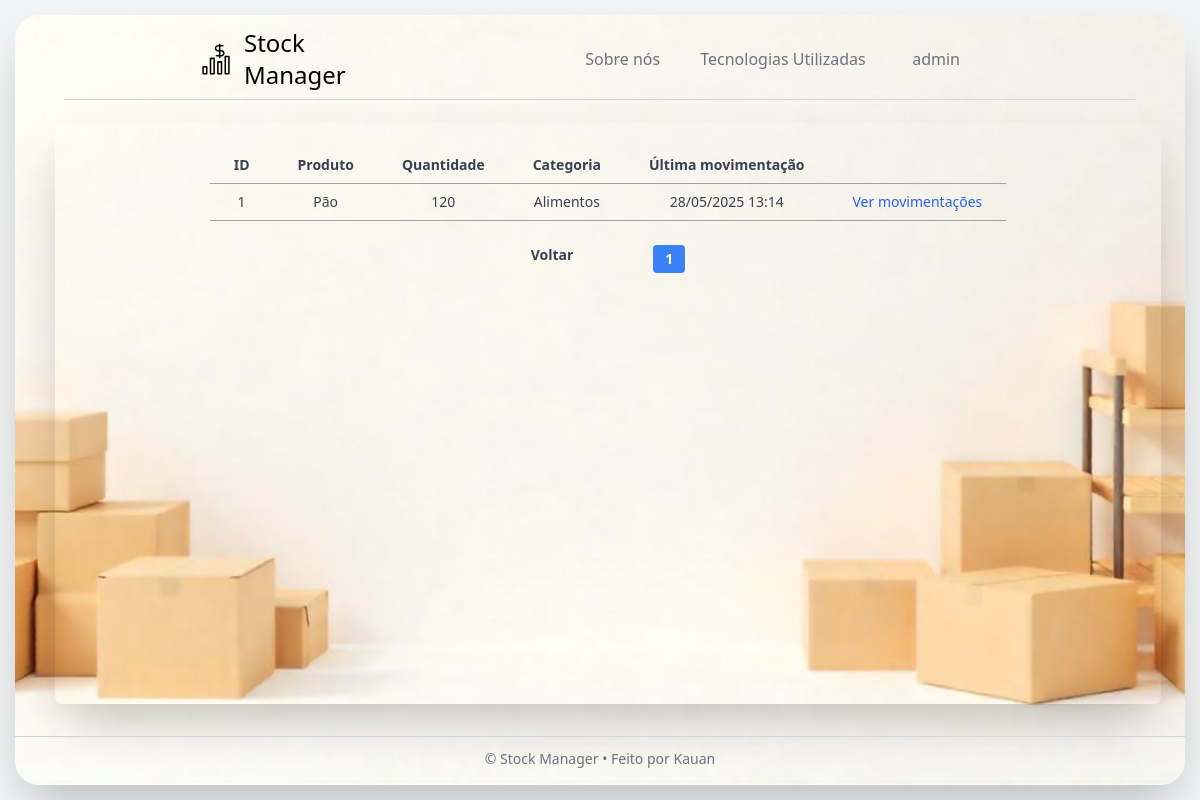
The page /relatorios/estoque/ (signed in) on the database its author committed.
### estoque/models.py (models this page shows, shortened)
class Produto(models.Model):
    nome = models.CharField(max_length=100)
    quantidade = models.IntegerField(default=0)
    preco = models.FloatField(default=0)
    descricao = models.TextField(blank=True, null=True)
    data_cadastro = models.DateTimeField(auto_now_add=True)
    categoria = models.ForeignKey(Categoria, on_delete=models.CASCADE, null=True, blank=True)
    estoque = models.ForeignKey('Estoque', on_delete=models.CASCADE, related_name='produtos' )
    fornecedor = models.ForeignKey("fornecedores.Fornecedor", on_delete=models.SET_NULL, null=True)

class Categoria(models.Model):
    nome = models.CharField(max_length=100, unique=True)
    slug = models.SlugField(unique=True, blank=True)
    estoque = models.ForeignKey('Estoque', on_delete=models.CASCADE, related_name='categorias')
    def __str__(self):
        return self.nome

### relatorios/views.py (the view)
# urls.py: path('estoque/', views.relatorio_estoque, name='relatorio_estoque'),
@login_required
def relatorio_estoque(request):
    estoque_usuario = request.session['estoque_id']
    if estoque_usuario is None:
        messages.error(request, "Selecione um estoque antes de acessar o relatório.")
        return redirect('home')
    produtos = Produto.objects.filter(estoque=estoque_usuario).annotate(
        total_estoque = Sum(
            Case(
                When(movimentacoes__tipo = "entrada", then=F("movimentacoes__quantidade")),
                When(movimentacoes__tipo = "saida", then=-F("movimentacoes__quantidade")),
                default = 0
            )
        )
    )
    paginator = Paginator(produtos, 10)
    page_number = request.GET.get('page')
    page_obj = paginator.get_page(page_number)
    ultimas_datas = (
        Movimentacao.objects.values("produto").annotate(ultima_data=Max('data'))
    )
    datas_dict = {item['produto']: item['ultima_data'] for item in ultimas_datas}
    return render(request, 'relatorios/relatorio_estoque.html', {"produtos": produtos, "datas_dict": datas_dict, "page_obj": page_obj})

### relatorios/templatetags/extra_filters.py (called while the page is built)
@register.filter
def dictkey(d, key):
    return d.get(key)

### relatorios/templates/relatorios/relatorio_estoque.html (shortened to what this page needs)
{% extends 'base.html' %}
{% block content %}
{% load extra_filters %}
<div class="h-[calc(100%-2vh)] w-[calc(100%-2vw)] grid grid-rows-1 grid-flow-col gap-4 text-gray-700 text-sm font-bold">
    <div class="ml-10 block p-4 rounded-lg shadow-2xl flex-col row-span-3 justify-items-center text-center">
        <div class="flex flex-col">
            <div class="overflow-x-auto sm:-mx-6 lg:-mx-8">
                <div class="inline-block min-w-full py-2 sm:px-6 lg:px-8">
                <div class="overflow-hidden">
                    <table
                    class="min-w-full text-center text-sm font-light text-surface">
                    <thead
                        class="border-b border-neutral-400 font-medium">
                        <tr>
                        <th scope="col" class="px-6 py-2">ID</th>
                        <th scope="col" class="px-6 py-2">Produto</th>
                        <th scope="col" class="px-6 py-2">Quantidade</th>
                        <th scope="col" class="px-6 py-2">Categoria</th>
                        <th scope="col" class="px-6 py-2">Última movimentação</th>
                        </tr>
                    </thead>
                    <tbody>
                        {% for produto in page_obj %}
                        <tr class="border-b border-neutral-400">
                        <td class="whitespace-nowrap px-6 py-2 font-medium">{{ produto.id }}</td>
                        <td class="whitespace-nowrap px-6 py-2">{{ produto.nome }}</td>
                        <td class="whitespace-nowrap px-6 py-2">{{ produto.total_estoque|default:0 }}</td>
                        <td class="whitespace-nowrap px-6 py-2">{{ produto.categoria }} </td>
                        <td class="whitespace-nowrap px-6 py-2">
                            {% if datas_dict|dictkey:produto.id %}
                            {{ datas_dict|dictkey:produto.id |date:"d/m/Y H:i" }}
                            {% endif %}
                        </td>
                        <td class="whitespace-nowrap px-6 py-2">
                        <a href="{% url 'movimentacao:movimentacoes_produto' produto.id %}" class="text-blue-600 hover:underline">Ver movimentações</a>
                        </td>
                        </tr>
                        {% endfor %}
                    </tbody>
                    </table>
                </div>
                </div>
            </div>
            <div class="mt-4 flex justify-center gap-20">
                <a href="{% url 'estoque:gerenciar_estoque' %}" class="">Voltar</a>
                {% for num in page_obj.paginator.page_range %}
                    {% if page_obj.number == num %}
                    <span class="px-3 py-1 bg-blue-500 text-white rounded">{{ num }}</span>
                    {% else %}
                    <a href="?page={{ num }}" class="px-3 py-1 bg-gray-200 rounded">{{ num }}</a>
                    {% endif %}
                {% endfor %}
            </div>
        </div>
    </div>
</div>
{% endblock %}

### templates/base.html (shortened to what this page needs)
{%load static%}
<!DOCTYPE html>
<html lang="pt-br">
<head>
    <link href="{% static 'css/output.css' %}" rel="stylesheet">
</head>
<body class="bg-gray-100 min-h-screen flex items-center justify-center">
    <div class="w-screen h-screen flex items-center justify-center">
        <div class="w-[calc(100%-30px)] h-[calc(100%-30px)] shadow-2xl rounded-3xl overflow-hidden flex flex-col bg-cover bg-center" style="background-image: url('/static/images/stock_image_home1.png');">
            <nav class="w-full py-3">
                <div class="container mx-auto ">
                    <div class="w-full flex  flex-col lg:flex-row">
                        <div class=" flex justify-between lg:flex-row w-80 mx-28">
                            <a href="home:home" class="flex items-center justify-between lg:text-2xl text-2x1 font-sans"> <img src='/static/images/stock_manager_icon.svg' class="mr-3"> Stock Manager </a>
                        </div>
                        <div class="hidden w-full lg:flex lg:pl-11 " id="navbar-nav-example">
                            <ul class="flex items-center flex-col mt-4 lg:mt-0 lg:ml-auto lg:flex-row gap-4 mr-32">
                                <li>
                                    <p class="text-lg group justify-center relative w-[calc(100%-20px)] whitespace-nowrap">
                                        <a href="{% url 'usuarios:login' %}" class=" flex justify-between text-gray-500 text-sm lg:text-base font-medium hover:text-orange-300 transition-all duration-500 mb-2 lg:mr-6 md:mb-0 md:mr-3">Sobre nós</a>
                                    </p>
                                </li>
                                <li>
                                    <p class="text-lg group relative mr-6 w-40 whitespace-nowrap">
                                        <a href="{% url 'usuarios:login' %}" class="flex items-center justify-between text-gray-500 text-sm lg:text-base font-medium hover:text-orange-300 transition-all duration-500 mb-2 lg:mr-6 md:mb-0 md:mr-3">Tecnologias Utilizadas</a>
                                    </p>
                                </li>
                                <li>
                                    <p class="text-lg group relative w-11">
                                        {%if user.is_authenticated %}
                                                <div class="relative ml-3">
                                                <button id="user-menu-button" type="button" class="flex items-center justify-between text-gray-500 text-sm lg:text-base font-medium hover:text-orange-300 transition-all duration-500 mb-2 lg:mr-6 md:mb-0 md:mr-3">
                                                    {{ user.username }}
                                                </button>
                                            </div>
                                        {%endif%}
                                    </p>
                                </li>
                            </ul>
                        </div>
                    </div>
                </div>
                <div class="flex justify-center pt-2 text-center h-5">
                <hr class="border-gray-300 w-11/12">
                </div>
            </nav>
            <main class="flex-grow">
                {% block content %}
                {% endblock %}
            </main>
            <footer class="text-gray-500 py-4 bg-opacity-80">
                <div class="max-w-7xl mx-auto text-center">
                    <hr class="border-gray-300">
                    <p class="text-sm mt-3">&copy; {{ now|date:"Y" }} Stock Manager • Feito por Kauan</p>
                </div>
            </footer>
        </div>
    </div>
  </body>
</html>

### rows shown on the page
Produto: id "1", nome "Pão", total_estoque "120", categoria "Alimentos", id "28/05/2025 13:14"

### other values the page prints
{{ user.username }} "admin"
{{ num }} "1"
